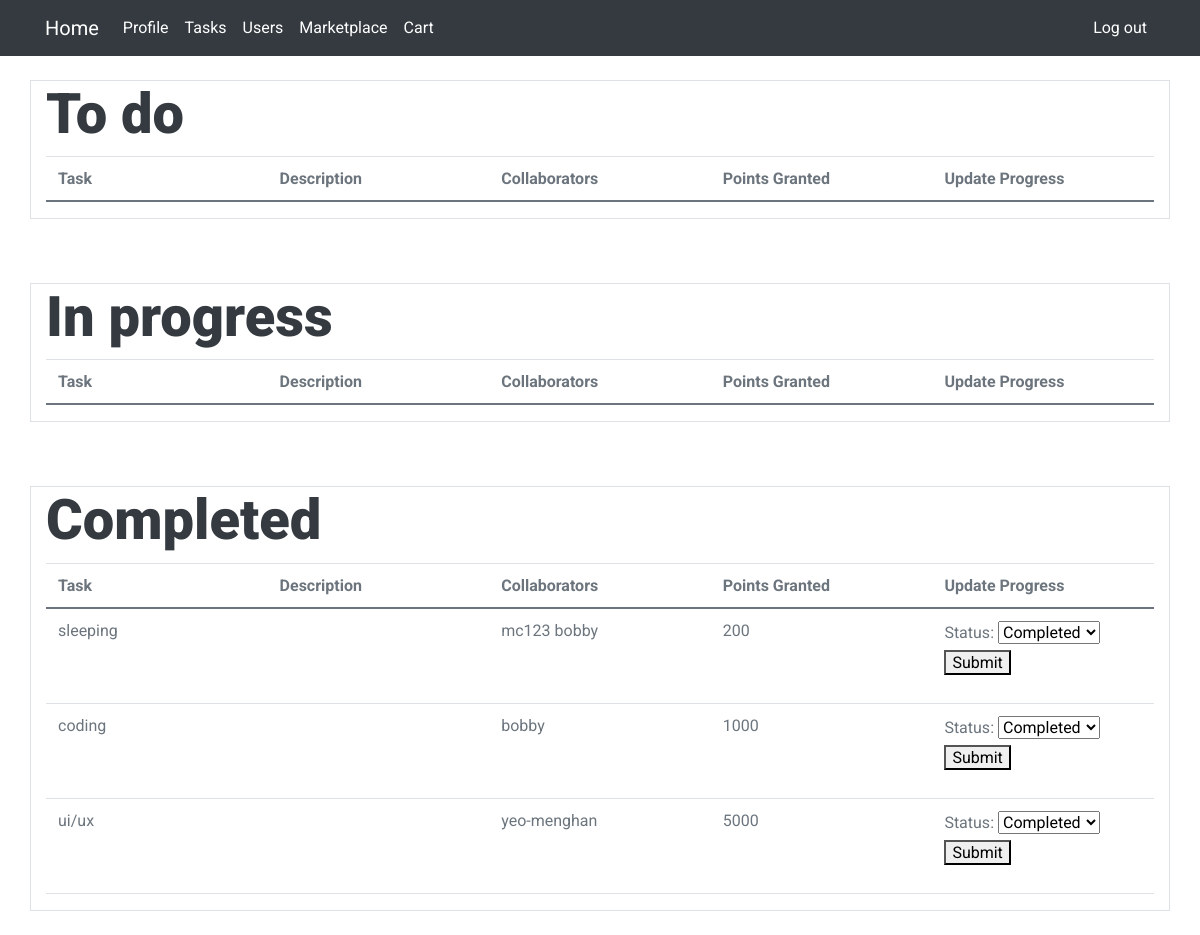
The app's page /main/tasks (signed in), older data.
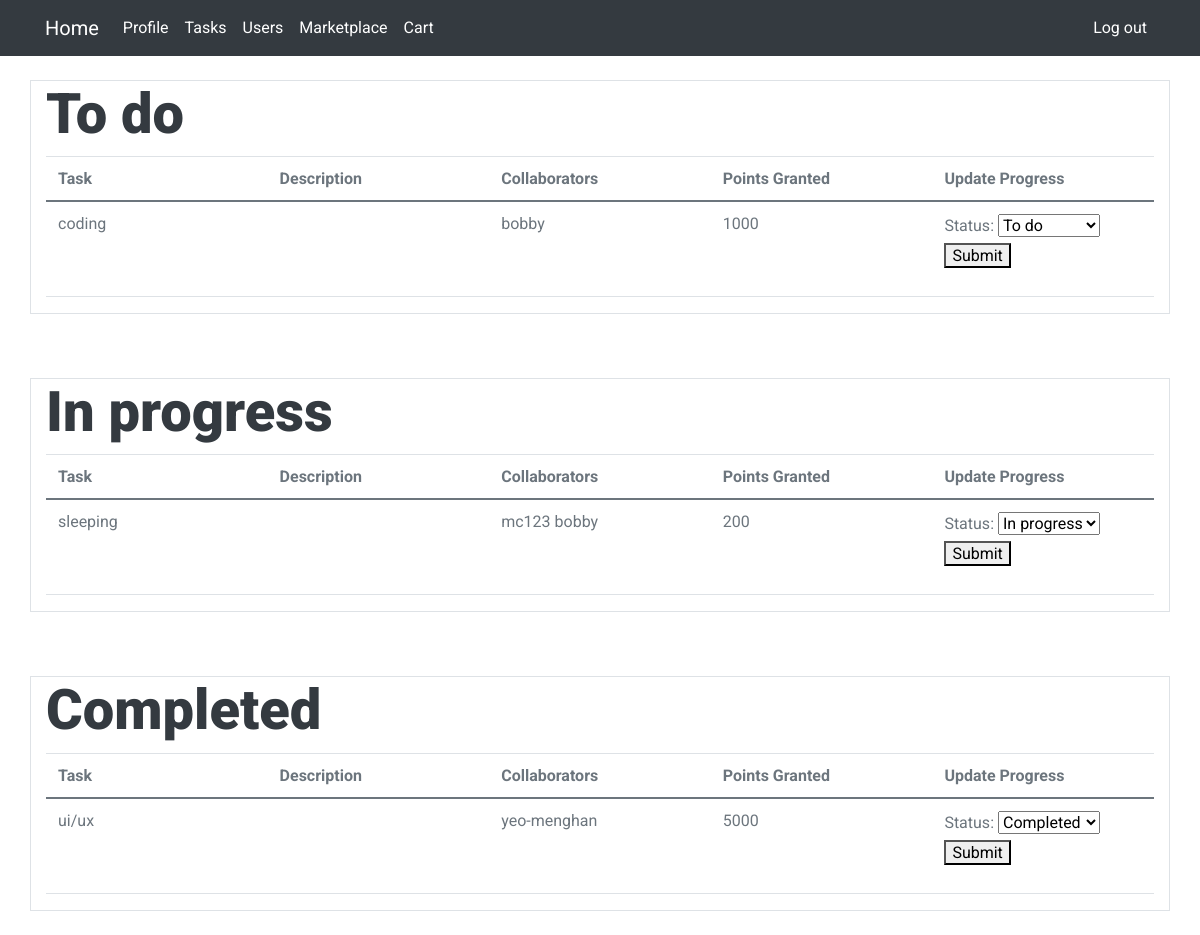
The same page, newer data.
### main/models.py (models this page shows, shortened)
class Task(models.Model):
    STATUS = (
        ('Incomplete', 'Incomplete'),
        ('Ongoing', 'Ongoing'),
        ('Completed', 'Completed'),
    )
    name = models.CharField(max_length = 64)
    description = models.TextField("Description", max_length=600, default='', blank=True)
    points_granted = models.IntegerField()
    status = models.CharField(max_length=100, choices=STATUS, default='Incomplete')

class CustomUser(models.Model):
    user = models.OneToOneField(User, on_delete=models.CASCADE)
    DEPARTMENT = (
        ('Operations', 'Operations'),
        ('Infocomm technology', 'Infocomm technology'),
        ('Engineering', 'Engineering'),
        ('Corportate', 'Corporate')
    )
    email = models.EmailField(unique=True)
    department = models.CharField(max_length=100, choices=DEPARTMENT)
    description = models.TextField("Description", max_length=600, default='', blank=True)
    points = models.IntegerField(default=0)
    tasks = models.ManyToManyField(Task, blank=True, related_name='users')

### main/views.py (the view)
# urls.py: path('tasks', views.tasks, name="tasks"),
@login_required(login_url='/main/login')
def tasks(request):
    to_do = Task.objects.filter(status="To do")
    in_progress = Task.objects.filter(status="In progress")
    completed = Task.objects.filter(status="Completed")
    return render(request, 'main/tasks.html', {
        "to_do": to_do,
        "in_progress": in_progress,
        "completed": completed,
    })

### main/templates/main/tasks.html (shortened to what this page needs)
{% extends "main/layout.html" %}
{% block body %}
    <div class="container">
      <div class ="row">
        <div class="col-12 border">
          <h1 class="display-4">To do</h1>
        <table class="table table-hover">
          <thead>
            <tr>
              <th style="width: 20%">Task</th>
              <th style="width: 20%">Description</th>
              <th style="width: 20%">Collaborators</th>
              <th style="width: 20%">Points Granted</th>
              <th style="width: 20%">Update Progress</th>
            </tr>
          </thead>
          <tbody>
            {% for task in to_do %}
            <tr>
              <td scope="row">{{ task.name }}</th>
              <td>{{ task.description }}</td>
              <td>{% for user in task.users.all %} {{user.user.username}} {% endfor %}</td>
              <td>{{ task.points_granted }}</td>
              <td>
                <form action="{% url 'main:edit_task' %}" method="post">
                  <label for="status">Status:</label>
                    <select name='task_status' id="status">
                      <option {% if task.status == "To do" %} selected {% endif %}>To do</option>
                    </select>
                  <button value='{{ task.id }}' name='task_id' type='submit'>Submit</button>
                </form>
              </td>
            </tr>
            {% endfor %}
          </tbody>
        </table>
        </div>
        <div class="empty-div"><p></p></div>
          <div class="col-12 border">
            <h1 class="display-4">In progress</h1>
          <table class="table table-hover">
            <thead>
              <tr>
                <th style="width: 20%">Task</th>
                <th style="width: 20%">Description</th>
                <th style="width: 20%">Collaborators</th>
                <th style="width: 20%">Points Granted</th>
                <th style="width: 20%">Update Progress</th>
              </tr>
            </thead>
            <tbody>
              {% for task in in_progress %}
              <tr>
                <td scope="row">{{ task.name }}</th>
                <td>{{ task.description }}</td>
                <td>{% for user in task.users.all %} {{user.user.username}} {% endfor %}</td>
                <td>{{ task.points_granted }}</td>
                <td>
                  <form action="{% url 'main:edit_task' %}" method="post">
                    <label for="status">Status:</label>
                      <select name='task_status' id="status">
                        <option {% if task.status == "In progress" %} selected {% endif %}>In progress</option>
                      </select>
                    <button value='{{ task.id }}' name='task_id' type='submit'>Submit</button>
                  </form>
                </td>
              </tr>
              {% endfor %}
            </tbody>
          </table>
          </div>
          <div class="empty-div"><p></p></div>
          <div class="col-12 border">
            <h1 class="display-4">Completed</h1>
          <table class="table table-hover">
            <thead>
              <th style="width: 20%">Task</th>
              <th style="width: 20%">Description</th>
              <th style="width: 20%">Collaborators</th>
              <th style="width: 20%">Points Granted</th>
              <th style="width: 20%">Update Progress</th>
          </thead>
          <tbody>
            {% for task in completed %}
            <tr>
              <td scope="row">{{ task.name }}</th>
              <td>{{ task.description }}</td>
              <td>{% for user in task.users.all %} {{user.user.username}} {% endfor %}</td>
              <td>{{ task.points_granted }}</td>
                <td>
                  <form action="{% url 'main:edit_task' %}" method="post">
                    <label for="status">Status:</label>
                      <select name='task_status' id="status">
                        <option {% if task.status == "Completed" %} selected {% endif %}>Completed</option>
                      </select>
                    <button value='{{ task.id }}' name='task_id' type='submit'>Submit</button>
                  </form>
                </td>
              </tr>
              {% endfor %}
            </tbody>
          </table>
          </div>
        </div>
      </div>
    </div>
{% endblock %}

### main/templates/main/layout.html (shortened to what this page needs)
{% load static %}
<!DOCTYPE = html>
<html language = "en">
    <head>
        <link href="https://cdnjs.cloudflare.com/ajax/libs/font-awesome/5.10.0/css/all.min.css" rel="stylesheet">
        <link href="{% static 'profile/lib/owlcarousel/assets/owl.carousel.min.css' %}" rel="stylesheet">
        <link href="{% static 'profile/lib/lightbox/css/lightbox.min.css' %}" rel="stylesheet">
        <link href="https://cdn.jsdelivr.net/npm/bootstrap@5.0.2/dist/css/bootstrap.min.css" rel="stylesheet"
>
        <link href="{% static 'styles.css' %}" rel="stylesheet">
        <link href="{% static 'profile/css/style.css' %}" rel="stylesheet">
    </head>
    <body data-spy="scroll" data-target=".navbar" data-offset="51">
        <div class="container-xxl">
            <nav class="navbar navbar-expand-lg navbar-dark bg-dark fixed-top">
                <div class="container-xl" margin-top=0px>
                    <a class="navbar-brand" href="{% url 'main:index' %}">Home</a>
                    <nav class="collapse navbar-collapse" id="navbarSupportedContent">
                        <ul class="navbar-nav me-auto mb-2 mb-lg-0">
                            <li class="nav-item">
                                <a class="nav-link active" aria-current="page" href="{% url 'main:profile' %}">Profile</a>
                            </li>
                            <li class="nav-item">
                                <a class="nav-link active" aria-current="page" href="{% url 'main:tasks' %}">Tasks</a>
                            </li>
                            <li class="nav-item">
                                <a class="nav-link active" aria-current="page" href="{% url 'main:users' %}">Users</a>
                            </li>
                            <li class="nav-item">
                                <a class="nav-link active" aria-current="page"
                                    href="{% url 'main:marketplace' %}">Marketplace</a>
                            </li>
                            <li class="nav-item">
                                <a class="nav-link active" aria-current="page" href="{% url 'main:view_cart' %}">Cart</a>
                            </li>
                        </ul>
                    </nav>
                    <div class="float-right">
                        <ul class="navbar-nav me-auto mb-2 mb-lg-0">
                            <li class="nav-item">
                                <a class="nav-link active" href="{ % url 'main:logout' %}">Log out</a>
                            </li>
                        </ul>
                    </div>
                </div>
            </nav>
        </div class>
        <div class = "container-xxl body-container">
            {% block body%}
            {% endblock %}
    </body>
</html>

### main/static/styles.css (style rules this page uses)
body { font-family: var(--bs-font-sans-serif); background-color: #f7f7f7; color: #000000; }
.body-container { margin-top: 5rem !important; margin-bottom: 1.5rem !important; }
.empty-div { margin-top: 3rem !important; }

Row changes from the older to the newer data that the page shows:
changed Task "coding": gains CustomUser (user.username "bobby"); loses CustomUser (user.username "bobby"); moves from the list under "Completed" to the list under "To do"
changed Task "sleeping": gains CustomUser (user.username "mc123"); gains CustomUser (user.username "bobby"); loses CustomUser (user.username "mc123"); loses CustomUser (user.username "bobby"); moves from the list under "Completed" to the list under "In progress"
